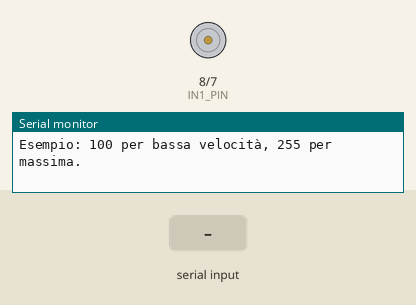
Simulated run of this sketch. Board: Arduino Uno, built with avr-gcc and run on an emulated ATmega328P. Parts: motor-driver pin pairs drawn as motors (green arrow = first pin HIGH = forward, orange = second pin HIGH = backward, longer = more drive, scaled by the enable pin), the last lines printed to the serial monitor. The inputs (shaded band) are chosen by the test bench.

Above: at 1.2 s.
1.3 s: "90,45\n" received over Serial
At 2.4 s:
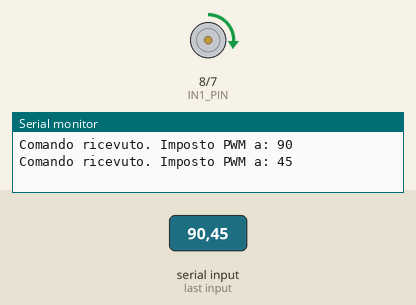
2.8 s: "30,150\n" received over Serial
At 3.6 s:
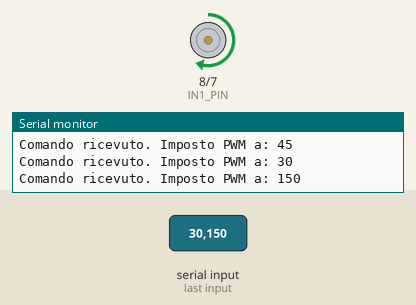
4.3 s: "200\n" received over Serial
At 5.5 s:
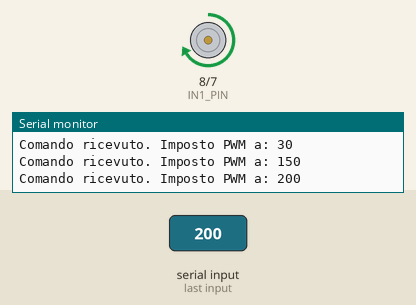
5.8 s: "90\n" received over Serial
At 6.7 s:
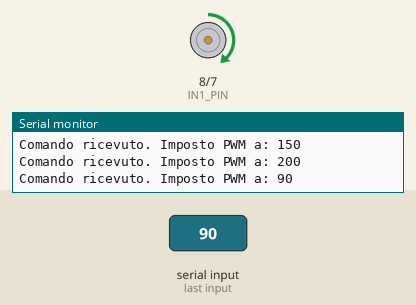
Timing chart, 0 to 8.3 s (numbered marks = the images above; inputs shaded):
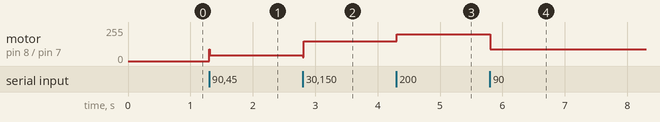

The sketch:

1_Identificazione_Manuale_NoEncoder.ino
```cpp
// PIN DEFINITIONS
const int ENA_PIN = 9;  // Pin PWM per la velocità
const int IN1_PIN = 8;  // Pin Direzione 1
const int IN2_PIN = 7;  // Pin Direzione 2

void setup() {
  // Inizializza la comunicazione col PC
  Serial.begin(9600);

  // Configura i pin come uscita
  pinMode(ENA_PIN, OUTPUT);
  pinMode(IN1_PIN, OUTPUT);
  pinMode(IN2_PIN, OUTPUT);

  Serial.println("--- SYSTEM IDENTIFICATION TEST ---");
  Serial.println("Inserisci un valore PWM (0 - 255) e premi Invio.");
  Serial.println("Esempio: 100 per bassa velocità, 255 per massima.");

  // Ferma il motore all'avvio
  stopMotor();
}

void loop() {
  if (Serial.available() > 0) {
    // Legge il numero intero
    int pwmValue = Serial.parseInt();

    // Pulisce il buffer da caratteri extra
    while(Serial.available() > 0) { Serial.read(); }

    // Controllo di sicurezza sui valori
    if (pwmValue >= 0 && pwmValue <= 255) {
      Serial.print("Comando ricevuto. Imposto PWM a: ");
      Serial.println(pwmValue);
      driveMotor(pwmValue);
    } else {
      Serial.println("Errore: Inserisci un numero tra 0 e 255.");
    }
  }
}

// Funzione per muovere il motore
void driveMotor(int speed) {
  // Imposta la direzione (AVANTI)
  digitalWrite(IN1_PIN, HIGH);
  digitalWrite(IN2_PIN, LOW);

  // Imposta la potenza
  analogWrite(ENA_PIN, speed);
}

// Funzione per fermare tutto
void stopMotor() {
  digitalWrite(IN1_PIN, LOW);
  digitalWrite(IN2_PIN, LOW);
  analogWrite(ENA_PIN, 0);
}
```

Measured:
- after the input at 1.3 s, motor on pin 8 (IN1_PIN) / pin 7 (IN2_PIN): stopped → forward 45/255 at once
- after the input at 2.8 s, motor on pin 8 (IN1_PIN) / pin 7 (IN2_PIN): forward 45/255 → forward 150/255 at once
- after the input at 4.3 s, motor on pin 8 (IN1_PIN) / pin 7 (IN2_PIN): forward 150/255 → forward 200/255 at once
- after the input at 5.8 s, motor on pin 8 (IN1_PIN) / pin 7 (IN2_PIN): forward 200/255 → forward 90/255 at once
